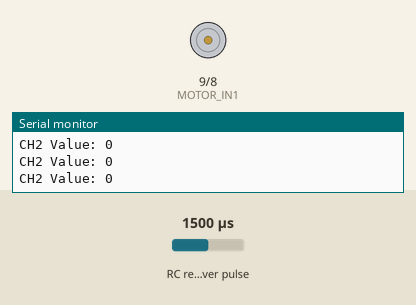
A sketch run on a simulated Arduino Uno, built with avr-gcc and run on an emulated ATmega328P. Parts: motor-driver pin pairs drawn as motors (green arrow = first pin HIGH = forward, orange = second pin HIGH = backward, longer = more drive, scaled by the enable pin), the last lines printed to the serial monitor. Wiring (inferred from the names in the program): RC receiver channel: data pin 5. The inputs (shaded band) are chosen by the test bench; at power-on: RC receiver pulse 1500 µs.

Above: at 1.2 s.
1.3 s: RC receiver pulse (sensor on pin 5) set to 1474 µs
At 2.5 s:
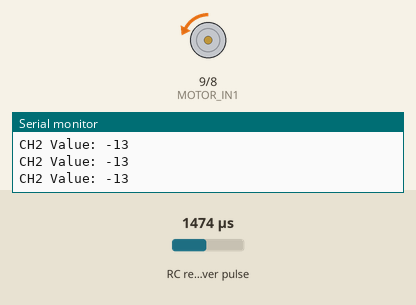
2.8 s: RC receiver pulse (sensor on pin 5) set to 1020 µs
At 3.9 s:
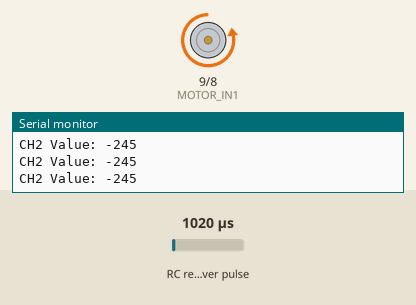
4.3 s: RC receiver pulse (sensor on pin 5) set to 1250 µs
At 5.0 s:
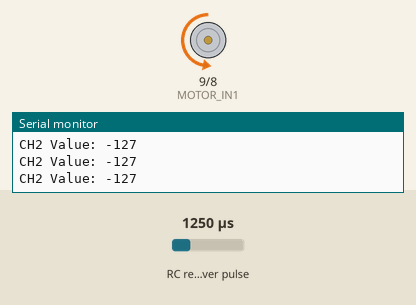
5.8 s: RC receiver pulse (sensor on pin 5) set to 1750 µs
At 6.2 s:
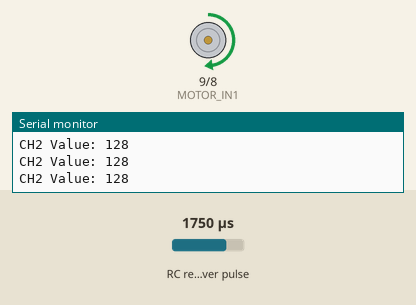
7.3 s: RC receiver pulse (sensor on pin 5) set to 1980 µs
At 8.6 s:
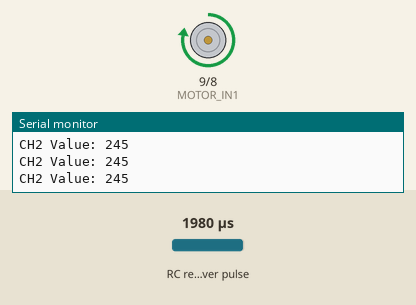
Timing chart, 0 to 9.8 s (numbered marks = the images above; inputs shaded):
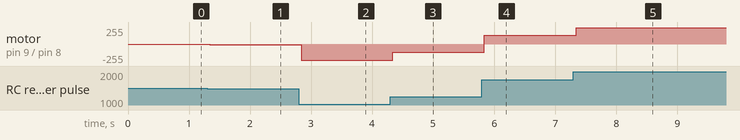

Measured:
- after the input at 1.3 s, motor on pin 9 (MOTOR_IN1) / pin 8 (MOTOR_IN2): stopped → backward 13/255 at once
- after the input at 2.8 s, motor on pin 9 (MOTOR_IN1) / pin 8 (MOTOR_IN2): backward 13/255 → backward 245/255 at once
- after the input at 4.3 s, motor on pin 9 (MOTOR_IN1) / pin 8 (MOTOR_IN2): backward 245/255 → backward 127/255 at once
- after the input at 5.8 s, motor on pin 9 (MOTOR_IN1) / pin 8 (MOTOR_IN2): backward 127/255 → forward 128/255 at once
- after the input at 7.3 s, motor on pin 9 (MOTOR_IN1) / pin 8 (MOTOR_IN2): forward 128/255 → forward 245/255 at once

The sketch:

prueba1_radiocontrol.ino
```cpp
#define CH1 3
#define CH2 5
#define MOTOR_IN1 9
#define MOTOR_IN2 8
#define MOTOR_PWM 10

int ch2Value;

int readRawPulse(int channelInput) {
  return pulseIn(channelInput, HIGH, 30000);
}

int readMappedChannel(int channelInput, int minLimit, int maxLimit) {
  int pulse = readRawPulse(channelInput);

  if (pulse < 1000 || pulse > 2000) return 0;

  //Toleracia para el punto muerto
  if (pulse >= 1490 && pulse <= 1510) return 0;

  return map(pulse, 1000, 2000, minLimit, maxLimit);
}

void controlMotor(int speed) {
  if (speed > 0) {
    digitalWrite(MOTOR_IN1, HIGH);
    digitalWrite(MOTOR_IN2, LOW);
    analogWrite(MOTOR_PWM, speed);
  }
  else if (speed < 0) {
    digitalWrite(MOTOR_IN1, LOW);
    digitalWrite(MOTOR_IN2, HIGH);
    analogWrite(MOTOR_PWM, -speed);
  }
  else {
    digitalWrite(MOTOR_IN1, LOW);
    digitalWrite(MOTOR_IN2, LOW);
    analogWrite(MOTOR_PWM, 0);
  }
}

void setup() {
  Serial.begin(115200);

  pinMode(CH1, INPUT);
  pinMode(CH2, INPUT);

  pinMode(MOTOR_IN1, OUTPUT);
  pinMode(MOTOR_IN2, OUTPUT);
  pinMode(MOTOR_PWM, OUTPUT);

  controlMotor(0);
}

void loop() {
  ch2Value = readMappedChannel(CH2, -255, 255);

  controlMotor(ch2Value);

  Serial.print("CH2 Value: ");
  Serial.println(ch2Value);

  delay(50);
}
```
